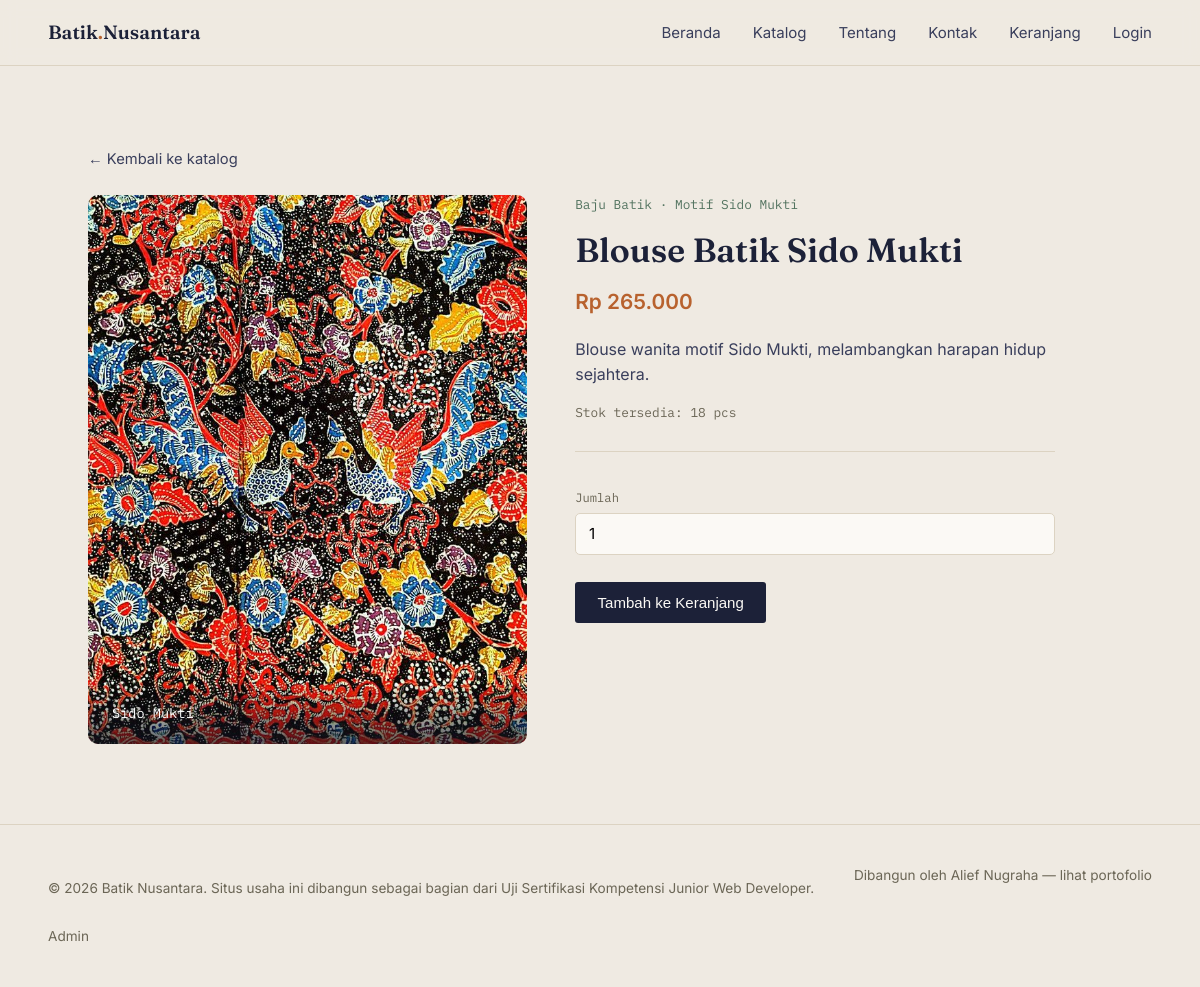
Screenshot of /produk.php?id=8 with the database file from the repository.
### tables this page shows
CREATE TABLE `produk` (
  `id` int NOT NULL,
  `kategori_id` int NOT NULL,
  `nama` varchar(120) NOT NULL,
  `motif` varchar(80) NOT NULL,
  `harga` decimal(12,2) NOT NULL,
  `stok` int NOT NULL DEFAULT '0',
  `deskripsi` text,
  `gambar` varchar(255) DEFAULT NULL,
  `dibuat_pada` timestamp NULL DEFAULT CURRENT_TIMESTAMP
);

CREATE TABLE `kategori` (
  `id` int NOT NULL,
  `nama` varchar(50) NOT NULL,
  `slug` varchar(50) NOT NULL
);

### includes/helpers.php (called while the page is built, shortened)
<?php
function rupiah(float $angka): string
{
    return 'Rp ' . number_format($angka, 0, ',', '.');
}
function gambarProduk(?string $gambar): string
{
    $file = $gambar ?: 'default.svg';
    return 'assets/images/produk/' . $file;
}

### produk.php (the view, shortened to what this page needs)
<?php
require_once 'config/database.php';
require_once 'includes/helpers.php';
$id = (int) ($_GET['id'] ?? 0);
$stmt = $pdo->prepare("
    SELECT p.*, k.nama AS kategori_nama
    FROM produk p
    JOIN kategori k ON k.id = p.kategori_id
    WHERE p.id = :id
");
$stmt->execute([':id' => $id]);
$produk = $stmt->fetch();
require_once 'includes/header.php';
?>
<main>
  <section class="section">
    <a href="katalog.php" class="back-link">&larr; Kembali ke katalog</a>
    <div class="detail">
      <div class="detail__media">
        <img src="<?= gambarProduk($produk['gambar']) ?>" alt="Motif <?= htmlspecialchars($produk['motif']) ?>">
        <span><?= htmlspecialchars($produk['motif']) ?></span>
      </div>
      <div class="detail__body">
        <p class="detail__kategori"><?= htmlspecialchars($produk['kategori_nama']) ?> · Motif <?= htmlspecialchars($produk['motif']) ?></p>
        <h1><?= htmlspecialchars($produk['nama']) ?></h1>
        <p class="detail__harga"><?= rupiah($produk['harga']) ?></p>
        <p class="detail__desc"><?= nl2br(htmlspecialchars($produk['deskripsi'])) ?></p>
        <p class="detail__stok">
          <?= $produk['stok'] > 0
              ? 'Stok tersedia: ' . (int)$produk['stok'] . ' pcs'
              : 'Stok habis — belum bisa ditambahkan ke keranjang' ?>
        </p>
        <form class="order-form" method="post" action="keranjang_aksi.php">
          <label for="jumlah">Jumlah</label>
          <input type="number" id="jumlah" name="jumlah" min="1" max="<?= max(1, (int)$produk['stok']) ?>" value="1" <?= $produk['stok'] <= 0 ? 'disabled' : '' ?>>
          <button type="submit" class="btn btn--solid" <?= $produk['stok'] <= 0 ? 'disabled' : '' ?>>
            <?= $produk['stok'] > 0 ? 'Tambah ke Keranjang' : 'Stok Habis' ?>
          </button>
        </form>
      </div>
    </div>
  </section>
</main>
<?php require_once 'includes/footer.php'; ?>

### assets/css/style.css (style rules this page uses)
:root { --paper: #EFEAE2; --paper-line: #DCD3C2; --ink: #1C2138; --ink-soft: #3A3F5C; --rust: #B8622E; --sage: #52735F; --muted: #6B6656; --white: #FBF9F5; --font-display: "Fraunces", serif; --font-body: "Inter", sans-serif; --font-mono: "IBM Plex Mono", monospace; --maxw: 1120px; }
* { box-sizing:border-box; }
html { scroll-behavior:smooth; }
body { margin:0; background:var(--paper); color:var(--ink); font-family:var(--font-body); line-height:1.55; }
img { max-width:100%; display:block; }
a { color:inherit; }
h1,h2,h3 { font-family:var(--font-display); font-weight:600; margin:0; }
.btn { display:inline-flex; align-items:center; padding:.75rem 1.4rem; font-size:.94rem; font-weight:500; text-decoration:none; border-radius:3px; border:none; cursor:pointer; transition:transform .15s ease, background .15s ease, color .15s ease; }
.btn--solid { background:var(--ink); color:var(--white); }
.section { max-width:var(--maxw); margin:0 auto; padding:clamp(3rem,7vw,5rem) clamp(1.25rem,5vw,3rem); }
.back-link { display:inline-block; text-decoration:none; color:var(--ink-soft); font-size:.92rem; margin-bottom:1.5rem; }
.detail { display:grid; grid-template-columns:.9fr 1.1fr; gap:3rem; }
.detail__media { aspect-ratio:4/5; border-radius:10px; position:relative; overflow:hidden; }
.detail__media img { width:100%; height:100%; object-fit:cover; display:block; }
.detail__media span { position:absolute; left:0; right:0; bottom:0; padding:1.2rem 1.5rem; background:linear-gradient(to top, rgba(15,17,30,.65), transparent); color:#fff; font-family:var(--font-mono); font-size:.85rem; }
.detail__kategori { font-family:var(--font-mono); font-size:.8rem; color:var(--sage); margin:0 0 .6rem; }
.detail__body h1 { font-size:clamp(1.6rem,3vw,2.1rem); margin-bottom:.6rem; }
.detail__harga { font-size:1.3rem; font-weight:600; color:var(--rust); margin:0 0 1.2rem; }
.detail__desc { color:var(--ink-soft); max-width:55ch; }
.detail__stok { font-family:var(--font-mono); font-size:.8rem; color:var(--muted); margin:.8rem 0 1.8rem; }
.order-form { display:flex; flex-direction:column; gap:.3rem; max-width:480px; padding-top:1.5rem; border-top:1px solid var(--paper-line); }
.order-form label { font-family:var(--font-mono); font-size:.76rem; color:var(--muted); margin-top:.8rem; }
.order-form input, .order-form textarea { font-family:var(--font-body); font-size:.95rem; padding:.65rem .8rem; border:1px solid var(--paper-line); border-radius:5px; background:var(--white); resize:vertical; }
.order-form button { margin-top:1.4rem; align-self:flex-start; }

### rows the page displays
produk: gambar (picture), motif "Sido Mukti", kategori.nama "Baju Batik", nama "Blouse Batik Sido Mukti", harga "Rp 265.000", deskripsi "Blouse wanita motif Sido Mukti, melambangkan harapan hidup sejahtera.", stok "18", jumlah "1"
